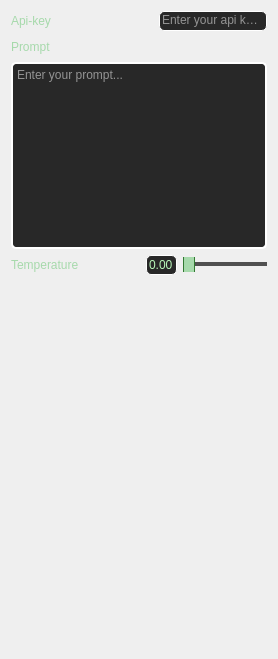
       <widget class="QWidget" name="Setting">
        <property name="sizePolicy">
         <sizepolicy hsizetype="Minimum" vsizetype="Preferred">
          <horstretch>0</horstretch>
          <verstretch>0</verstretch>
         </sizepolicy>
        </property>
        <attribute name="title">
         <string>setting</string>
        </attribute>
        <layout class="QVBoxLayout" name="verticalLayout_2" stretch="1,1,10,1,15">
         <item>
          <layout class="QHBoxLayout" name="horizontalLayout_10" stretch="1,4,4">
           <item>
            <widget class="QLabel" name="label_3">
             <property name="sizePolicy">
              <sizepolicy hsizetype="Minimum" vsizetype="Preferred">
               <horstretch>0</horstretch>
               <verstretch>0</verstretch>
              </sizepolicy>
             </property>
             <property name="styleSheet">
              <string notr="true">QLabel {
    color: rgb(166, 217, 171);
}</string>
             </property>
             <property name="text">
              <string>Api-key</string>
             </property>
            </widget>
           </item>
           <item>
            <spacer name="horizontalSpacer">
             <property name="orientation">
              <enum>Qt::Orientation::Horizontal</enum>
             </property>
             <property name="sizeHint" stdset="0">
              <size>
               <width>40</width>
               <height>20</height>
              </size>
             </property>
            </spacer>
           </item>
           <item>
            <widget class="QLineEdit" name="edit_api_key">
             <property name="sizePolicy">
              <sizepolicy hsizetype="Minimum" vsizetype="Minimum">
               <horstretch>0</horstretch>
               <verstretch>0</verstretch>
              </sizepolicy>
             </property>
             <property name="styleSheet">
              <string notr="true">QLineEdit {
	color: white;
    background-color: rgb(40, 40, 40); /* 원하는 색상으로 변경 */
	border: 1px solid rgb(255,255,255);
	border-radius: 5px;      /* (선택 사항) 모서리를 둥글게 */
}
QLineEdit:focus {
    border: 1px solid rgb(184, 247, 185);
    outline: none;           /* 기본 포커스 아웃라인 제거 */
}</string>
             </property>
             <property name="text">
              <string/>
             </property>
             <property name="echoMode">
              <enum>QLineEdit::EchoMode::PasswordEchoOnEdit</enum>
             </property>
             <property name="alignment">
              <set>Qt::AlignmentFlag::AlignLeading|Qt::AlignmentFlag::AlignLeft|Qt::AlignmentFlag::AlignTop</set>
             </property>
             <property name="placeholderText">
              <string>Enter your api key...</string>
             </property>
            </widget>
           </item>
          </layout>
         </item>
         <item>
          <widget class="QLabel" name="label_4">
           <property name="sizePolicy">
            <sizepolicy hsizetype="Minimum" vsizetype="Minimum">
             <horstretch>0</horstretch>
             <verstretch>0</verstretch>
            </sizepolicy>
           </property>
           <property name="styleSheet">
            <string notr="true">QLabel {
    color: rgb(166, 217, 171);
}</string>
           </property>
           <property name="text">
            <string>Prompt</string>
           </property>
          </widget>
         </item>
         <item>
          <widget class="QTextEdit" name="edit_prompt">
           <property name="sizePolicy">
            <sizepolicy hsizetype="Minimum" vsizetype="Expanding">
             <horstretch>0</horstretch>
             <verstretch>0</verstretch>
            </sizepolicy>
           </property>
           <property name="font">
            <font>
             <bold>false</bold>
            </font>
           </property>
           <property name="styleSheet">
            <string notr="true">QTextEdit {
	border-radius: 5px;
    background-color: rgb(40, 40, 40); /* 원하는 색상으로 변경 */
	border: 2px solid white;
	color: white;
}
QTextEdit:focus {
    border: 2px solid rgb(184, 247, 185);
}</string>
           </property>
           <property name="placeholderText">
            <string>Enter your prompt...</string>
           </property>
          </widget>
         </item>
         <item>
          <layout class="QHBoxLayout" name="horizontalLayout_4" stretch="1,5,1,3">
           <item>
            <widget class="QLabel" name="label_5">
             <property name="styleSheet">
              <string notr="true">QLabel {
    color: rgb(166, 217, 171);
}</string>
             </property>
             <property name="text">
              <string>Temperature</string>
             </property>
            </widget>
           </item>
           <item>
            <spacer name="horizontalSpacer_15">
             <property name="orientation">
              <enum>Qt::Orientation::Horizontal</enum>
             </property>
             <property name="sizeHint" stdset="0">
              <size>
               <width>40</width>
               <height>20</height>
              </size>
             </property>
            </spacer>
           </item>
           <item>
            <widget class="QDoubleSpinBox" name="spin_temp">
             <property name="enabled">
              <bool>true</bool>
             </property>
             <property name="sizePolicy">
              <sizepolicy hsizetype="Minimum" vsizetype="Minimum">
               <horstretch>0</horstretch>
               <verstretch>0</verstretch>
              </sizepolicy>
             </property>
             <property name="styleSheet">
              <string notr="true">QDoubleSpinBox {
    color: rgb(184, 247, 185);
    background-color: rgb(40, 40, 40);
    border: 1px solid rgb(255, 255, 255);
    border-radius: 5px;
}

/* 포커스 상태: 활성화 테두리 색상 변경 */
QDoubleSpinBox:focus {
    border: 1px solid rgb(184, 247, 185);
}

/* 화살표 버튼(서브 컨트롤) 제거: 너비/높이를 0으로 만들어 일반 텍스트 박스처럼 표현 */
QDoubleSpinBox::up-button,
QDoubleSpinBox::down-button {
    width: 0px;
    height: 0px;
    border: none;
    background: transparent;
}

/* (선택 사항) 체크박스 해제 등으로 비활성화되었을 때의 스타일 */
QDoubleSpinBox:disabled {
    color: rgb(100, 100, 100);
    background-color: rgb(30, 30, 30);
    border: 1px solid rgb(70, 70, 70);
}</string>
             </property>
             <property name="buttonSymbols">
              <enum>QAbstractSpinBox::ButtonSymbols::NoButtons</enum>
             </property>
             <property name="maximum">
              <double>1.000000000000000</double>
             </property>
             <property name="singleStep">
              <double>0.010000000000000</double>
             </property>
            </widget>
           </item>
           <item>
            <widget class="QSlider" name="slider_temp">
             <property name="sizePolicy">
              <sizepolicy hsizetype="Minimum" vsizetype="Fixed">
               <horstretch>0</horstretch>
               <verstretch>0</verstretch>
              </sizepolicy>
             </property>
             <property name="styleSheet">
              <string notr="true">QSlider::groove {
	background-color: rgb(80,80,80);
	height: 4px;
}
QSlider::handle {
	background-color: rgb(166, 217, 171);
	border: 1px solid rgb(50,120,50);
	width: 10px;
	height: 20px;
	margin: -20px 0;
}

QSlider::handle:horizontal:hover{
	background: rgb(100,170,100);
}
QSlider::handle:horizontal:pressed{
	background: rgb(50,120,50);
}
QSlider::sub-page {
	background-color: rgb(166, 217, 171);
}</string>
             </property>
             <property name="maximum">
              <number>100</number>
             </property>
             <property name="singleStep">
              <number>1</number>
             </property>
             <property name="value">
              <number>0</number>
             </property>
             <property name="orientation">
              <enum>Qt::Orientation::Horizontal</enum>
             </property>
            </widget>
           </item>
          </layout>
         </item>
         <item>
          <spacer name="verticalSpacer_3">
           <property name="orientation">
            <enum>Qt::Orientation::Vertical</enum>
           </property>
           <property name="sizeType">
            <enum>QSizePolicy::Policy::Minimum</enum>
           </property>
           <property name="sizeHint" stdset="0">
            <size>
             <width>20</width>
             <height>373</height>
            </size>
           </property>
          </spacer>
         </item>
        </layout>
       </widget>
